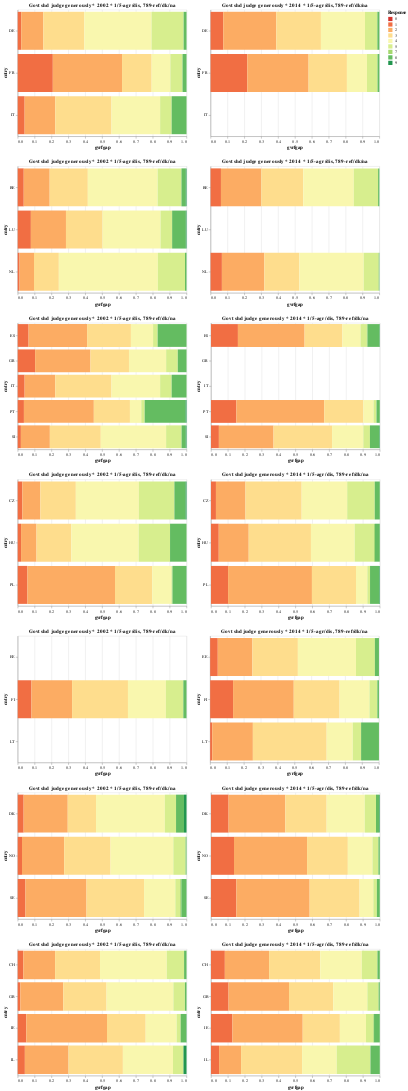

Source (notebook cell):
### Code cell
utils.multigroup_plot(imm, ALL, 'gvrfgap')

### Figure 1 — Vega-Lite specification as saved in the notebook (floating-point values rounded to 4 significant figures)
{"$schema": "https://vega.github.io/schema/vega-lite/v2.6.0.json", "config": {"view": {"height": 300, "width": 400}}, "datasets": {"data-065d4348547cccfd69e26eeee683203a": [{"cntry": "DE", "essrnd": 7, "gvrfgap": 0.07508, "response": 1}, {"cntry": "DE", "essrnd": 7, "gvrfgap": 0.3142, "response": 2}, {"cntry": "DE", "essrnd": 7, "gvrfgap": 0.2645, "response": 3}, {"cntry": "DE", "essrnd": 7, "gvrfgap": 0.2612, "response": 4}, {"cntry": "DE", "essrnd": 7, "gvrfgap": 0.07087, "response": 5}, {"cntry": "DE", "essrnd": 7, "gvrfgap": 0.002849, "response": 7}, {"cntry": "DE", "essrnd": 7, "gvrfgap": 0.01134, "response": 8}, {"cntry": "FR", "essrnd": 7, "gvrfgap": 0.2174, "response": 1}, {"cntry": "FR", "essrnd": 7, "gvrfgap": 0.3633, "response": 2}, {"cntry": "FR", "essrnd": 7, "gvrfgap": 0.227, "response": 3}, {"cntry": "FR", "essrnd": 7, "gvrfgap": 0.1186, "response": 4}, {"cntry": "FR", "essrnd": 7, "gvrfgap": 0.06083, "response": 5}, {"cntry": "FR", "essrnd": 7, "gvrfgap": 0.002448, "response": 7}, {"cntry": "FR", "essrnd": 7, "gvrfgap": 0.0103, "response": 8}, {"cntry": "IT", "essrnd": 7, "gvrfgap": 0, "response": 0}], "data-180a876d6167100658b453de6ed9f1c8": [{"cntry": "DK", "essrnd": 7, "gvrfgap": 0.1042, "response": 1}, {"cntry": "DK", "essrnd": 7, "gvrfgap": 0.3362, "response": 2}, {"cntry": "DK", "essrnd": 7, "gvrfgap": 0.2448, "response": 3}, {"cntry": "DK", "essrnd": 7, "gvrfgap": 0.2253, "response": 4}, {"cntry": "DK", "essrnd": 7, "gvrfgap": 0.0669, "response": 5}, {"cntry": "DK", "essrnd": 7, "gvrfgap": 0.01912, "response": 8}, {"cntry": "DK", "essrnd": 7, "gvrfgap": 0.003511, "response": 9}, {"cntry": "NO", "essrnd": 7, "gvrfgap": 0.1363, "response": 1}, {"cntry": "NO", "essrnd": 7, "gvrfgap": 0.4328, "response": 2}, {"cntry": "NO", "essrnd": 7, "gvrfgap": 0.2416, "response": 3}, {"cntry": "NO", "essrnd": 7, "gvrfgap": 0.1457, "response": 4}, {"cntry": "NO", "essrnd": 7, "gvrfgap": 0.03545, "response": 5}, {"cntry": "NO", "essrnd": 7, "gvrfgap": 0.008167, "response": 8}, {"cntry": "SE", "essrnd": 7, "gvrfgap": 0.1504, "response": 1}, {"cntry": "SE", "essrnd": 7, "gvrfgap": 0.4341, "response": 2}, {"cntry": "SE", "essrnd": 7, "gvrfgap": 0.296, "response": 3}, {"cntry": "SE", "essrnd": 7, "gvrfgap": 0.0811, "response": 4}, {"cntry": "SE", "essrnd": 7, "gvrfgap": 0.02086, "response": 5}, {"cntry": "SE", "essrnd": 7, "gvrfgap": 0.0002386, "response": 7}, {"cntry": "SE", "essrnd": 7, "gvrfgap": 0.01738, "response": 8}], "data-1cab5e1d9d46764b8013bcc260a98ecc": [{"cntry": "CH", "essrnd": 1, "gvrfgap": 0.03308, "response": 1}, {"cntry": "CH", "essrnd": 1, "gvrfgap": 0.1883, "response": 2}, {"cntry": "CH", "essrnd": 1, "gvrfgap": 0.2661, "response": 3}, {"cntry": "CH", "essrnd": 1, "gvrfgap": 0.3954, "response": 4}, {"cntry": "CH", "essrnd": 1, "gvrfgap": 0.1026, "response": 5}, {"cntry": "CH", "essrnd": 1, "gvrfgap": 0.01444, "response": 8}, {"cntry": "GB", "essrnd": 1, "gvrfgap": 0.01549, "response": 1}, {"cntry": "GB", "essrnd": 1, "gvrfgap": 0.2542, "response": 2}, {"cntry": "GB", "essrnd": 1, "gvrfgap": 0.2567, "response": 3}, {"cntry": "GB", "essrnd": 1, "gvrfgap": 0.3957, "response": 4}, {"cntry": "GB", "essrnd": 1, "gvrfgap": 0.06803, "response": 5}, {"cntry": "GB", "essrnd": 1, "gvrfgap": 0.0005559, "response": 7}, {"cntry": "GB", "essrnd": 1, "gvrfgap": 0.009266, "response": 8}, {"cntry": "IE", "essrnd": 1, "gvrfgap": 0.05084, "response": 1}, {"cntry": "IE", "essrnd": 1, "gvrfgap": 0.4781, "response": 2}, {"cntry": "IE", "essrnd": 1, "gvrfgap": 0.2293, "response": 3}, {"cntry": "IE", "essrnd": 1, "gvrfgap": 0.1831, "response": 4}, {"cntry": "IE", "essrnd": 1, "gvrfgap": 0.02379, "response": 5}, {"cntry": "IE", "essrnd": 1, "gvrfgap": 0.03312, "response": 8}, {"cntry": "IE", "essrnd": 1, "gvrfgap": 0.001795, "response": 9}, {"cntry": "IL", "essrnd": 1, "gvrfgap": 0.0423, "response": 1}, {"cntry": "IL", "essrnd": 1, "gvrfgap": 0.2584, "response": 2}, {"cntry": "IL", "essrnd": 1, "gvrfgap": 0.3223, "response": 3}, {"cntry": "IL", "essrnd": 1, "gvrfgap": 0.2969, "response": 4}, {"cntry": "IL", "essrnd": 1, "gvrfgap": 0.06208, "response": 5}, {"cntry": "IL", "essrnd": 1, "gvrfgap": 0.01798, "response": 9}], "data-66f0924b4ae03c47c1d31bb4d4c6aa3f": [{"cntry": "BE", "essrnd": 1, "gvrfgap": 0.03568, "response": 1}, {"cntry": "BE", "essrnd": 1, "gvrfgap": 0.1537, "response": 2}, {"cntry": "BE", "essrnd": 1, "gvrfgap": 0.226, "response": 3}, {"cntry": "BE", "essrnd": 1, "gvrfgap": 0.4135, "response": 4}, {"cntry": "BE", "essrnd": 1, "gvrfgap": 0.1411, "response": 5}, {"cntry": "BE", "essrnd": 1, "gvrfgap": 0.02564, "response": 8}, {"cntry": "BE", "essrnd": 1, "gvrfgap": 0.004427, "response": 9}, {"cntry": "NL", "essrnd": 1, "gvrfgap": 0.01096, "response": 1}, {"cntry": "NL", "essrnd": 1, "gvrfgap": 0.08553, "response": 2}, {"cntry": "NL", "essrnd": 1, "gvrfgap": 0.1471, "response": 3}, {"cntry": "NL", "essrnd": 1, "gvrfgap": 0.5867, "response": 4}, {"cntry": "NL", "essrnd": 1, "gvrfgap": 0.1607, "response": 5}, {"cntry": "NL", "essrnd": 1, "gvrfgap": 0.009024, "response": 8}, {"cntry": "LU", "essrnd": 1, "gvrfgap": 0.07792, "response": 1}, {"cntry": "LU", "essrnd": 1, "gvrfgap": 0.2079, "response": 2}, {"cntry": "LU", "essrnd": 1, "gvrfgap": 0.2168, "response": 3}, {"cntry": "LU", "essrnd": 1, "gvrfgap": 0.3433, "response": 4}, {"cntry": "LU", "essrnd": 1, "gvrfgap": 0.06896, "response": 5}, {"cntry": "LU", "essrnd": 1, "gvrfgap": 0.08089, "response": 8}, {"cntry": "LU", "essrnd": 1, "gvrfgap": 0.004295, "response": 9}], "data-6cad4b39dc0e824cd49bdd7379b8a4c5": [{"cntry": "DE", "essrnd": 1, "gvrfgap": 0.02069, "response": 1}, {"cntry": "DE", "essrnd": 1, "gvrfgap": 0.131, "response": 2}, {"cntry": "DE", "essrnd": 1, "gvrfgap": 0.2428, "response": 3}, {"cntry": "DE", "essrnd": 1, "gvrfgap": 0.398, "response": 4}, {"cntry": "DE", "essrnd": 1, "gvrfgap": 0.1894, "response": 5}, {"cntry": "DE", "essrnd": 1, "gvrfgap": 0.001172, "response": 7}, {"cntry": "DE", "essrnd": 1, "gvrfgap": 0.01691, "response": 8}, {"cntry": "FR", "essrnd": 1, "gvrfgap": 0.2079, "response": 1}, {"cntry": "FR", "essrnd": 1, "gvrfgap": 0.41, "response": 2}, {"cntry": "FR", "essrnd": 1, "gvrfgap": 0.1755, "response": 3}, {"cntry": "FR", "essrnd": 1, "gvrfgap": 0.1107, "response": 4}, {"cntry": "FR", "essrnd": 1, "gvrfgap": 0.07207, "response": 5}, {"cntry": "FR", "essrnd": 1, "gvrfgap": 0.02373, "response": 8}, {"cntry": "IT", "essrnd": 1, "gvrfgap": 0.04098, "response": 1}, {"cntry": "IT", "essrnd": 1, "gvrfgap": 0.1815, "response": 2}, {"cntry": "IT", "essrnd": 1, "gvrfgap": 0.3331, "response": 3}, {"cntry": "IT", "essrnd": 1, "gvrfgap": 0.288, "response": 4}, {"cntry": "IT", "essrnd": 1, "gvrfgap": 0.06819, "response": 5}, {"cntry": "IT", "essrnd": 1, "gvrfgap": 0.08821, "response": 8}], "data-80acf7badae8aa1d87313cc109d118f2": [{"cntry": "ES", "essrnd": 1, "gvrfgap": 0.06444, "response": 1}, {"cntry": "ES", "essrnd": 1, "gvrfgap": 0.3466, "response": 2}, {"cntry": "ES", "essrnd": 1, "gvrfgap": 0.2596, "response": 3}, {"cntry": "ES", "essrnd": 1, "gvrfgap": 0.1312, "response": 4}, {"cntry": "ES", "essrnd": 1, "gvrfgap": 0.02536, "response": 5}, {"cntry": "ES", "essrnd": 1, "gvrfgap": 0.002367, "response": 7}, {"cntry": "ES", "essrnd": 1, "gvrfgap": 0.1704, "response": 8}, {"cntry": "PT", "essrnd": 1, "gvrfgap": 0.03676, "response": 1}, {"cntry": "PT", "essrnd": 1, "gvrfgap": 0.4142, "response": 2}, {"cntry": "PT", "essrnd": 1, "gvrfgap": 0.2139, "response": 3}, {"cntry": "PT", "essrnd": 1, "gvrfgap": 0.06695, "response": 4}, {"cntry": "PT", "essrnd": 1, "gvrfgap": 0.01975, "response": 5}, {"cntry": "PT", "essrnd": 1, "gvrfgap": 0.000562, "response": 7}, {"cntry": "PT", "essrnd": 1, "gvrfgap": 0.2422, "response": 8}, {"cntry": "PT", "essrnd": 1, "gvrfgap": 0.005744, "response": 9}, {"cntry": "GR", "essrnd": 1, "gvrfgap": 0.1031, "response": 1}, {"cntry": "GR", "essrnd": 1, "gvrfgap": 0.328, "response": 2}, {"cntry": "GR", "essrnd": 1, "gvrfgap": 0.228, "response": 3}, {"cntry": "GR", "essrnd": 1, "gvrfgap": 0.2202, "response": 4}, {"cntry": "GR", "essrnd": 1, "gvrfgap": 0.06844, "response": 5}, {"cntry": "GR", "essrnd": 1, "gvrfgap": 0.0006425, "response": 7}, {"cntry": "GR", "essrnd": 1, "gvrfgap": 0.05168, "response": 8}, {"cntry": "IT", "essrnd": 1, "gvrfgap": 0.04098, "response": 1}, {"cntry": "IT", "essrnd": 1, "gvrfgap": 0.1815, "response": 2}, {"cntry": "IT", "essrnd": 1, "gvrfgap": 0.3331, "response": 3}, {"cntry": "IT", "essrnd": 1, "gvrfgap": 0.288, "response": 4}, {"cntry": "IT", "essrnd": 1, "gvrfgap": 0.06819, "response": 5}, {"cntry": "IT", "essrnd": 1, "gvrfgap": 0.08821, "response": 8}, {"cntry": "SI", "essrnd": 1, "gvrfgap": 0.0188, "response": 1}, {"cntry": "SI", "essrnd": 1, "gvrfgap": 0.1716, "response": 2}, {"cntry": "SI", "essrnd": 1, "gvrfgap": 0.3017, "response": 3}, {"cntry": "SI", "essrnd": 1, "gvrfgap": 0.387, "response": 4}, {"cntry": "SI", "essrnd": 1, "gvrfgap": 0.09151, "response": 5}, {"cntry": "SI", "essrnd": 1, "gvrfgap": 0.02471, "response": 8}, {"cntry": "SI", "essrnd": 1, "gvrfgap": 0.004663, "response": 9}], "data-a194b4788f6669f55bea79319194455c": [{"cntry": "CH", "essrnd": 7, "gvrfgap": 0.08202, "response": 1}, {"cntry": "CH", "essrnd": 7, "gvrfgap": 0.2621, "response": 2}, {"cntry": "CH", "essrnd": 7, "gvrfgap": 0.303, "response": 3}, {"cntry": "CH", "essrnd": 7, "gvrfgap": 0.246, "response": 4}, {"cntry": "CH", "essrnd": 7, "gvrfgap": 0.09289, "response": 5}, {"cntry": "CH", "essrnd": 7, "gvrfgap": 0.01399, "response": 8}, {"cntry": "GB", "essrnd": 7, "gvrfgap": 0.1038, "response": 1}, {"cntry": "GB", "essrnd": 7, "gvrfgap": 0.3584, "response": 2}, {"cntry": "GB", "essrnd": 7, "gvrfgap": 0.262, "response": 3}, {"cntry": "GB", "essrnd": 7, "gvrfgap": 0.202, "response": 4}, {"cntry": "GB", "essrnd": 7, "gvrfgap": 0.06681, "response": 5}, {"cntry": "GB", "essrnd": 7, "gvrfgap": 0.006981, "response": 8}, {"cntry": "IE", "essrnd": 7, "gvrfgap": 0.127, "response": 1}, {"cntry": "IE", "essrnd": 7, "gvrfgap": 0.4164, "response": 2}, {"cntry": "IE", "essrnd": 7, "gvrfgap": 0.2201, "response": 3}, {"cntry": "IE", "essrnd": 7, "gvrfgap": 0.1548, "response": 4}, {"cntry": "IE", "essrnd": 7, "gvrfgap": 0.043, "response": 5}, {"cntry": "IE", "essrnd": 7, "gvrfgap": 0.004501, "response": 7}, {"cntry": "IE", "essrnd": 7, "gvrfgap": 0.03416, "response": 8}, {"cntry": "IL", "essrnd": 7, "gvrfgap": 0.04775, "response": 1}, {"cntry": "IL", "essrnd": 7, "gvrfgap": 0.1304, "response": 2}, {"cntry": "IL", "essrnd": 7, "gvrfgap": 0.3614, "response": 3}, {"cntry": "IL", "essrnd": 7, "gvrfgap": 0.2052, "response": 4}, {"cntry": "IL", "essrnd": 7, "gvrfgap": 0.1997, "response": 5}, {"cntry": "IL", "essrnd": 7, "gvrfgap": 0.05537, "response": 8}], "data-aef0abb74ac956a97f75e98bf54d5e68": [{"cntry": "DK", "essrnd": 1, "gvrfgap": 0.03506, "response": 1}, {"cntry": "DK", "essrnd": 1, "gvrfgap": 0.2613, "response": 2}, {"cntry": "DK", "essrnd": 1, "gvrfgap": 0.1675, "response": 3}, {"cntry": "DK", "essrnd": 1, "gvrfgap": 0.4073, "response": 4}, {"cntry": "DK", "essrnd": 1, "gvrfgap": 0.0667, "response": 5}, {"cntry": "DK", "essrnd": 1, "gvrfgap": 0.04725, "response": 8}, {"cntry": "DK", "essrnd": 1, "gvrfgap": 0.01483, "response": 9}, {"cntry": "NO", "essrnd": 1, "gvrfgap": 0.02527, "response": 1}, {"cntry": "NO", "essrnd": 1, "gvrfgap": 0.2499, "response": 2}, {"cntry": "NO", "essrnd": 1, "gvrfgap": 0.2749, "response": 3}, {"cntry": "NO", "essrnd": 1, "gvrfgap": 0.3716, "response": 4}, {"cntry": "NO", "essrnd": 1, "gvrfgap": 0.07196, "response": 5}, {"cntry": "NO", "essrnd": 1, "gvrfgap": 0.001235, "response": 7}, {"cntry": "NO", "essrnd": 1, "gvrfgap": 0.005047, "response": 8}, {"cntry": "SE", "essrnd": 1, "gvrfgap": 0.04582, "response": 1}, {"cntry": "SE", "essrnd": 1, "gvrfgap": 0.3618, "response": 2}, {"cntry": "SE", "essrnd": 1, "gvrfgap": 0.3409, "response": 3}, {"cntry": "SE", "essrnd": 1, "gvrfgap": 0.185, "response": 4}, {"cntry": "SE", "essrnd": 1, "gvrfgap": 0.02863, "response": 5}, {"cntry": "SE", "essrnd": 1, "gvrfgap": 0.007166, "response": 7}, {"cntry": "SE", "essrnd": 1, "gvrfgap": 0.02969, "response": 8}, {"cntry": "SE", "essrnd": 1, "gvrfgap": 0.001003, "response": 9}], "data-b265e0b5e4220285625ba2cd3e1a71a1": [{"cntry": "ES", "essrnd": 7, "gvrfgap": 0.1595, "response": 1}, {"cntry": "ES", "essrnd": 7, "gvrfgap": 0.395, "response": 2}, {"cntry": "ES", "essrnd": 7, "gvrfgap": 0.224, "response": 3}, {"cntry": "ES", "essrnd": 7, "gvrfgap": 0.107, "response": 4}, {"cntry": "ES", "essrnd": 7, "gvrfgap": 0.03791, "response": 5}, {"cntry": "ES", "essrnd": 7, "gvrfgap": 0.003837, "response": 7}, {"cntry": "ES", "essrnd": 7, "gvrfgap": 0.07107, "response": 8}, {"cntry": "ES", "essrnd": 7, "gvrfgap": 0.001639, "response": 9}, {"cntry": "PT", "essrnd": 7, "gvrfgap": 0.1504, "response": 1}, {"cntry": "PT", "essrnd": 7, "gvrfgap": 0.5203, "response": 2}, {"cntry": "PT", "essrnd": 7, "gvrfgap": 0.2317, "response": 3}, {"cntry": "PT", "essrnd": 7, "gvrfgap": 0.06041, "response": 4}, {"cntry": "PT", "essrnd": 7, "gvrfgap": 0.01655, "response": 5}, {"cntry": "PT", "essrnd": 7, "gvrfgap": 0.001264, "response": 7}, {"cntry": "PT", "essrnd": 7, "gvrfgap": 0.01942, "response": 8}, {"cntry": "GR", "essrnd": 7, "gvrfgap": 0, "response": 0}, {"cntry": "IT", "essrnd": 7, "gvrfgap": 0, "response": 0}, {"cntry": "SI", "essrnd": 7, "gvrfgap": 0.04677, "response": 1}, {"cntry": "SI", "essrnd": 7, "gvrfgap": 0.3237, "response": 2}, {"cntry": "SI", "essrnd": 7, "gvrfgap": 0.3467, "response": 3}, {"cntry": "SI", "essrnd": 7, "gvrfgap": 0.1852, "response": 4}, {"cntry": "SI", "essrnd": 7, "gvrfgap": 0.03904, "response": 5}, {"cntry": "SI", "essrnd": 7, "gvrfgap": 0.05578, "response": 8}, {"cntry": "SI", "essrnd": 7, "gvrfgap": 0.002791, "response": 9}], "data-b924ee1b1a06b654636f4253fe12af7b": [{"cntry": "EE", "essrnd": 7, "gvrfgap": 0.04517, "response": 1}, {"cntry": "EE", "essrnd": 7, "gvrfgap": 0.2051, "response": 2}, {"cntry": "EE", "essrnd": 7, "gvrfgap": 0.2695, "response": 3}, {"cntry": "EE", "essrnd": 7, "gvrfgap": 0.3442, "response": 4}, {"cntry": "EE", "essrnd": 7, "gvrfgap": 0.1119, "response": 5}, {"cntry": "EE", "essrnd": 7, "gvrfgap": 0.02421, "response": 8}, {"cntry": "FI", "essrnd": 7, "gvrfgap": 0.1357, "response": 1}, {"cntry": "FI", "essrnd": 7, "gvrfgap": 0.3596, "response": 2}, {"cntry": "FI", "essrnd": 7, "gvrfgap": 0.2716, "response": 3}, {"cntry": "FI", "essrnd": 7, "gvrfgap": 0.1766, "response": 4}, {"cntry": "FI", "essrnd": 7, "gvrfgap": 0.04649, "response": 5}, {"cntry": "FI", "essrnd": 7, "gvrfgap": 0.0004431, "response": 7}, {"cntry": "FI", "essrnd": 7, "gvrfgap": 0.009543, "response": 8}, {"cntry": "LT", "essrnd": 7, "gvrfgap": 0.01235, "response": 1}, {"cntry": "LT", "essrnd": 7, "gvrfgap": 0.2407, "response": 2}, {"cntry": "LT", "essrnd": 7, "gvrfgap": 0.4373, "response": 3}, {"cntry": "LT", "essrnd": 7, "gvrfgap": 0.1544, "response": 4}, {"cntry": "LT", "essrnd": 7, "gvrfgap": 0.04948, "response": 5}, {"cntry": "LT", "essrnd": 7, "gvrfgap": 0.1058, "response": 8}], "data-e9b6cacd5ad1eb1e5bd6b2c63e3c98a6": [{"cntry": "PL", "essrnd": 1, "gvrfgap": 0.0576, "response": 1}, {"cntry": "PL", "essrnd": 1, "gvrfgap": 0.5188, "response": 2}, {"cntry": "PL", "essrnd": 1, "gvrfgap": 0.2205, "response": 3}, {"cntry": "PL", "essrnd": 1, "gvrfgap": 0.1129, "response": 4}, {"cntry": "PL", "essrnd": 1, "gvrfgap": 0.006639, "response": 5}, {"cntry": "PL", "essrnd": 1, "gvrfgap": 0.08247, "response": 8}, {"cntry": "PL", "essrnd": 1, "gvrfgap": 0.001032, "response": 9}, {"cntry": "HU", "essrnd": 1, "gvrfgap": 0.01973, "response": 1}, {"cntry": "HU", "essrnd": 1, "gvrfgap": 0.09173, "response": 2}, {"cntry": "HU", "essrnd": 1, "gvrfgap": 0.2064, "response": 3}, {"cntry": "HU", "essrnd": 1, "gvrfgap": 0.3986, "response": 4}, {"cntry": "HU", "essrnd": 1, "gvrfgap": 0.186, "response": 5}, {"cntry": "HU", "essrnd": 1, "gvrfgap": 0.09761, "response": 8}, {"cntry": "CZ", "essrnd": 1, "gvrfgap": 0.02732, "response": 1}, {"cntry": "CZ", "essrnd": 1, "gvrfgap": 0.1068, "response": 2}, {"cntry": "CZ", "essrnd": 1, "gvrfgap": 0.2102, "response": 3}, {"cntry": "CZ", "essrnd": 1, "gvrfgap": 0.3735, "response": 4}, {"cntry": "CZ", "essrnd": 1, "gvrfgap": 0.2103, "response": 5}, {"cntry": "CZ", "essrnd": 1, "gvrfgap": 0.06634, "response": 8}, {"cntry": "CZ", "essrnd": 1, "gvrfgap": 0.005527, "response": 9}], "data-eda4daba0a3a51a726289cd86902f8de": [{"cntry": "BE", "essrnd": 7, "gvrfgap": 0.06149, "response": 1}, {"cntry": "BE", "essrnd": 7, "gvrfgap": 0.239, "response": 2}, {"cntry": "BE", "essrnd": 7, "gvrfgap": 0.2487, "response": 3}, {"cntry": "BE", "essrnd": 7, "gvrfgap": 0.2991, "response": 4}, {"cntry": "BE", "essrnd": 7, "gvrfgap": 0.1442, "response": 5}, {"cntry": "BE", "essrnd": 7, "gvrfgap": 0.007546, "response": 8}, {"cntry": "NL", "essrnd": 7, "gvrfgap": 0.0671, "response": 1}, {"cntry": "NL", "essrnd": 7, "gvrfgap": 0.2514, "response": 2}, {"cntry": "NL", "essrnd": 7, "gvrfgap": 0.2078, "response": 3}, {"cntry": "NL", "essrnd": 7, "gvrfgap": 0.3811, "response": 4}, {"cntry": "NL", "essrnd": 7, "gvrfgap": 0.08885, "response": 5}, {"cntry": "NL", "essrnd": 7, "gvrfgap": 0.00384, "response": 8}, {"cntry": "LU", "essrnd": 7, "gvrfgap": 0, "response": 0}], "data-ef39c53241c013459ff9c2ad3e07f357": [{"cntry": "PL", "essrnd": 7, "gvrfgap": 0.1012, "response": 1}, {"cntry": "PL", "essrnd": 7, "gvrfgap": 0.4968, "response": 2}, {"cntry": "PL", "essrnd": 7, "gvrfgap": 0.2611, "response": 3}, {"cntry": "PL", "essrnd": 7, "gvrfgap": 0.06705, "response": 4}, {"cntry": "PL", "essrnd": 7, "gvrfgap": 0.01603, "response": 5}, {"cntry": "PL", "essrnd": 7, "gvrfgap": 0.05448, "response": 8}, {"cntry": "PL", "essrnd": 7, "gvrfgap": 0.003348, "response": 9}, {"cntry": "HU", "essrnd": 7, "gvrfgap": 0.04602, "response": 1}, {"cntry": "HU", "essrnd": 7, "gvrfgap": 0.1775, "response": 2}, {"cntry": "HU", "essrnd": 7, "gvrfgap": 0.3686, "response": 3}, {"cntry": "HU", "essrnd": 7, "gvrfgap": 0.2589, "response": 4}, {"cntry": "HU", "essrnd": 7, "gvrfgap": 0.1143, "response": 5}, {"cntry": "HU", "essrnd": 7, "gvrfgap": 0.005727, "response": 7}, {"cntry": "HU", "essrnd": 7, "gvrfgap": 0.029, "response": 8}, {"cntry": "CZ", "essrnd": 7, "gvrfgap": 0.02933, "response": 1}, {"cntry": "CZ", "essrnd": 7, "gvrfgap": 0.1748, "response": 2}, {"cntry": "CZ", "essrnd": 7, "gvrfgap": 0.3331, "response": 3}, {"cntry": "CZ", "essrnd": 7, "gvrfgap": 0.2696, "response": 4}, {"cntry": "CZ", "essrnd": 7, "gvrfgap": 0.1633, "response": 5}, {"cntry": "CZ", "essrnd": 7, "gvrfgap": 0.02995, "response": 8}], "data-fb382c365791eb1704e2075c7382829e": [{"cntry": "EE", "essrnd": 1, "gvrfgap": 0, "response": 0}, {"cntry": "FI", "essrnd": 1, "gvrfgap": 0.08138, "response": 1}, {"cntry": "FI", "essrnd": 1, "gvrfgap": 0.2407, "response": 2}, {"cntry": "FI", "essrnd": 1, "gvrfgap": 0.3311, "response": 3}, {"cntry": "FI", "essrnd": 1, "gvrfgap": 0.2247, "response": 4}, {"cntry": "FI", "essrnd": 1, "gvrfgap": 0.1028, "response": 5}, {"cntry": "FI", "essrnd": 1, "gvrfgap": 0.0004768, "response": 7}, {"cntry": "FI", "essrnd": 1, "gvrfgap": 0.01844, "response": 8}, {"cntry": "FI", "essrnd": 1, "gvrfgap": 0.0004998, "response": 9}, {"cntry": "LT", "essrnd": 1, "gvrfgap": 0, "response": 0}]}, "vconcat": [{"hconcat": [{"data": {"name": "data-6cad4b39dc0e824cd49bdd7379b8a4c5"}, "encoding": {"color": {"field": "response", "legend": {"title": "Response"}, "scale": {"scheme": "redyellowgreen"}, "type": "ordinal"}, "order": {"field": "response", "sort": "ascending", "type": "quantitative"}, "x": {"field": "gvrfgap", "scale": {"domain": [0, 1]}, "type": "quantitative"}, "y": {"field": "cntry", "type": "nominal"}}, "mark": "bar", "title": "Govt shd judge generously * 2002 * 1/5-agr/dis, 789-ref/dk/na"}, {"data": {"name": "data-065d4348547cccfd69e26eeee683203a"}, "encoding": {"color": {"field": "response", "legend": {"title": "Response"}, "scale": {"scheme": "redyellowgreen"}, "type": "ordinal"}, "order": {"field": "response", "sort": "ascending", "type": "quantitative"}, "x": {"field": "gvrfgap", "scale": {"domain": [0, 1]}, "type": "quantitative"}, "y": {"field": "cntry", "type": "nominal"}}, "mark": "bar", "title": "Govt shd judge generously * 2014 * 1/5-agr/dis, 789-ref/dk/na"}]}, {"hconcat": [{"data": {"name": "data-66f0924b4ae03c47c1d31bb4d4c6aa3f"}, "encoding": {"color": {"field": "response", "legend": {"title": "Response"}, "scale": {"scheme": "redyellowgreen"}, "type": "ordinal"}, "order": {"field": "response", "sort": "ascending", "type": "quantitative"}, "x": {"field": "gvrfgap", "scale": {"domain": [0, 1]}, "type": "quantitative"}, "y": {"field": "cntry", "type": "nominal"}}, "mark": "bar", "title": "Govt shd judge generously * 2002 * 1/5-agr/dis, 789-ref/dk/na"}, {"data": {"name": "data-eda4daba0a3a51a726289cd86902f8de"}, "encoding": {"color": {"field": "response", "legend": {"title": "Response"}, "scale": {"scheme": "redyellowgreen"}, "type": "ordinal"}, "order": {"field": "response", "sort": "ascending", "type": "quantitative"}, "x": {"field": "gvrfgap", "scale": {"domain": [0, 1]}, "type": "quantitative"}, "y": {"field": "cntry", "type": "nominal"}}, "mark": "bar", "title": "Govt shd judge generously * 2014 * 1/5-agr/dis, 789-ref/dk/na"}]}, {"hconcat": [{"data": {"name": "data-80acf7badae8aa1d87313cc109d118f2"}, "encoding": {"color": {"field": "response", "legend": {"title": "Response"}, "scale": {"scheme": "redyellowgreen"}, "type": "ordinal"}, "order": {"field": "response", "sort": "ascending", "type": "quantitative"}, "x": {"field": "gvrfgap", "scale": {"domain": [0, 1]}, "type": "quantitative"}, "y": {"field": "cntry", "type": "nominal"}}, "mark": "bar", "title": "Govt shd judge generously * 2002 * 1/5-agr/dis, 789-ref/dk/na"}, {"data": {"name": "data-b265e0b5e4220285625ba2cd3e1a71a1"}, "encoding": {"color": {"field": "response", "legend": {"title": "Response"}, "scale": {"scheme": "redyellowgreen"}, "type": "ordinal"}, "order": {"field": "response", "sort": "ascending", "type": "quantitative"}, "x": {"field": "gvrfgap", "scale": {"domain": [0, 1]}, "type": "quantitative"}, "y": {"field": "cntry", "type": "nominal"}}, "mark": "bar", "title": "Govt shd judge generously * 2014 * 1/5-agr/dis, 789-ref/dk/na"}]}, {"hconcat": [{"data": {"name": "data-e9b6cacd5ad1eb1e5bd6b2c63e3c98a6"}, "encoding": {"color": {"field": "response", "legend": {"title": "Response"}, "scale": {"scheme": "redyellowgreen"}, "type": "ordinal"}, "order": {"field": "response", "sort": "ascending", "type": "quantitative"}, "x": {"field": "gvrfgap", "scale": {"domain": [0, 1]}, "type": "quantitative"}, "y": {"field": "cntry", "type": "nominal"}}, "mark": "bar", "title": "Govt shd judge generously * 2002 * 1/5-agr/dis, 789-ref/dk/na"}, {"data": {"name": "data-ef39c53241c013459ff9c2ad3e07f357"}, "encoding": {"color": {"field": "response", "legend": {"title": "Response"}, "scale": {"scheme": "redyellowgreen"}, "type": "ordinal"}, "order": {"field": "response", "sort": "ascending", "type": "quantitative"}, "x": {"field": "gvrfgap", "scale": {"domain": [0, 1]}, "type": "quantitative"}, "y": {"field": "cntry", "type": "nominal"}}, "mark": "bar", "title": "Govt shd judge generously * 2014 * 1/5-agr/dis, 789-ref/dk/na"}]}, {"hconcat": [{"data": {"name": "data-fb382c365791eb1704e2075c7382829e"}, "encoding": {"color": {"field": "response", "legend": {"title": "Response"}, "scale": {"scheme": "redyellowgreen"}, "type": "ordinal"}, "order": {"field": "response", "sort": "ascending", "type": "quantitative"}, "x": {"field": "gvrfgap", "scale": {"domain": [0, 1]}, "type": "quantitative"}, "y": {"field": "cntry", "type": "nominal"}}, "mark": "bar", "title": "Govt shd judge generously * 2002 * 1/5-agr/dis, 789-ref/dk/na"}, {"data": {"name": "data-b924ee1b1a06b654636f4253fe12af7b"}, "encoding": {"color": {"field": "response", "legend": {"title": "Response"}, "scale": {"scheme": "redyellowgreen"}, "type": "ordinal"}, "order": {"field": "response", "sort": "ascending", "type": "quantitative"}, "x": {"field": "gvrfgap", "scale": {"domain": [0, 1]}, "type": "quantitative"}, "y": {"field": "cntry", "type": "nominal"}}, "mark": "bar", "title": "Govt shd judge generously * 2014 * 1/5-agr/dis, 789-ref/dk/na"}]}, {"hconcat": [{"data": {"name": "data-aef0abb74ac956a97f75e98bf54d5e68"}, "encoding": {"color": {"field": "response", "legend": {"title": "Response"}, "scale": {"scheme": "redyellowgreen"}, "type": "ordinal"}, "order": {"field": "response", "sort": "ascending", "type": "quantitative"}, "x": {"field": "gvrfgap", "scale": {"domain": [0, 1]}, "type": "quantitative"}, "y": {"field": "cntry", "type": "nominal"}}, "mark": "bar", "title": "Govt shd judge generously * 2002 * 1/5-agr/dis, 789-ref/dk/na"}, {"data": {"name": "data-180a876d6167100658b453de6ed9f1c8"}, "encoding": {"color": {"field": "response", "legend": {"title": "Response"}, "scale": {"scheme": "redyellowgreen"}, "type": "ordinal"}, "order": {"field": "response", "sort": "ascending", "type": "quantitative"}, "x": {"field": "gvrfgap", "scale": {"domain": [0, 1]}, "type": "quantitative"}, "y": {"field": "cntry", "type": "nominal"}}, "mark": "bar", "title": "Govt shd judge generously * 2014 * 1/5-agr/dis, 789-ref/dk/na"}]}, {"hconcat": [{"data": {"name": "data-1cab5e1d9d46764b8013bcc260a98ecc"}, "encoding": {"color": {"field": "response", "legend": {"title": "Response"}, "scale": {"scheme": "redyellowgreen"}, "type": "ordinal"}, "order": {"field": "response", "sort": "ascending", "type": "quantitative"}, "x": {"field": "gvrfgap", "scale": {"domain": [0, 1]}, "type": "quantitative"}, "y": {"field": "cntry", "type": "nominal"}}, "mark": "bar", "title": "Govt shd judge generously * 2002 * 1/5-agr/dis, 789-ref/dk/na"}, {"data": {"name": "data-a194b4788f6669f55bea79319194455c"}, "encoding": {"color": {"field": "response", "legend": {"title": "Response"}, "scale": {"scheme": "redyellowgreen"}, "type": "ordinal"}, "order": {"field": "response", "sort": "ascending", "type": "quantitative"}, "x": {"field": "gvrfgap", "scale": {"domain": [0, 1]}, "type": "quantitative"}, "y": {"field": "cntry", "type": "nominal"}}, "mark": "bar", "title": "Govt shd judge generously * 2014 * 1/5-agr/dis, 789-ref/dk/na"}]}]}
